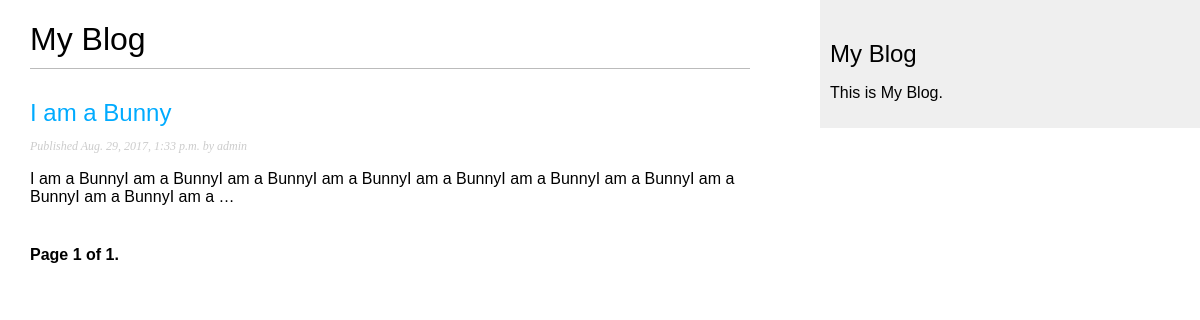
Screenshot of /blog/ with the database file from the repository.
### blog/models.py (models this page shows, shortened)
class Post(models.Model):
    STATUS_CHOICES = (
        ('draft', 'Draft'),
        ('published', 'Published'),
    )
    title = models.CharField(max_length=250)
    slug = models.SlugField(max_length=250,
                            unique_for_date='publish')
    author = models.ForeignKey(User,
                               related_name='blog_posts')
    body = models.TextField()
    publish = models.DateTimeField(default=timezone.now)
    created = models.DateTimeField(auto_now_add=True)
    updated = models.DateTimeField(auto_now=True)
    status = models.CharField(max_length=10,
                              choices=STATUS_CHOICES,
                              default='draft')
    objects = models.Manager()
    published = PublishedManager()
    class Meta:
        ordering = ('-publish',)
    def get_absolute_url(self):
        return reverse('blog:post_detail',
                       args=[self.publish.year,
                             self.publish.strftime('%m'),
                             self.publish.strftime('%d'),
                             self.slug])

### blog/views.py (the view)
def post_list(request):
    object_list = Post.published.all()
    paginator = Paginator(object_list, 3)
    page = request.GET.get('page')
    try:
        posts = paginator.page(page)
    except PageNotAnInteger:
        posts = paginator.page(1)
    except:
        posts = paginator.page(paginator.num_pages)
    return render(request,
                  'blog/post/list.html',
                  {'page': page,
                  'posts': posts})

### blog/models.py (called while the page is built)
    def get_queryset(self):
        return super(PublishedManager,
                     self).get_queryset()\
                     .filter(status='published')

### blog/templates/blog/post/list.html (shortened to what this page needs)
{% extends "blog/base.html" %}
{% block content %}
<h1>My Blog</h1>
 {% for post in posts %}
   <h2>
     <a href="{{ post.get_absolute_url }}">
       {{ post.title }}
     </a>
   </h2>
   <p class="date">
     Published {{ post.publish }} by {{ post.author }}
   </p>
     {{ post.body|truncatewords:30 |linebreaks }}
  {% endfor %}
  {% include "pagination.html" with page=posts %}
{% endblock %}

### blog/templates/blog/base.html (shortened to what this page needs)
{% load staticfiles %}
<!DOCTYPE html>
<html>
  <head>
    <link rel="stylesheet" href="{% static "css/blog.css" %}">
  </head>
  <body>
    <div class="" id="content">
      {% block content %}
      {% endblock %}
    </div>
    <div class="" id="sidebar">
      <h2>My Blog</h2>
        <p>This is My Blog.</p>
    </div>
  </body>
</html>

### blog/templates/pagination.html (shortened to what this page needs)
<div class="pagination">
  <span class="step-links">
    <span class="current">
      Page {{ page.number }} of {{ page.paginator.num_pages }}.
    </span>
  </span>
</div>

### blog/static/css/blog.css (style rules this page uses)
body { margin:0; padding:0; font-family:helvetica, sans-serif; }
a { color:#00abff; text-decoration:none; }
h1 { font-weight:normal; border-bottom:1px solid #bbb; padding:0 0 10px 0; }
h2 { font-weight:normal; margin:30px 0 0; }
#content { float:left; width:60%; padding:0 0 0 30px; }
#sidebar { float:right; width:30%; padding:10px; background:#efefef; height:100%; }
p.date { color:#ccc; font-family: georgia, serif; font-size: 12px; font-style: italic; }
.pagination { margin:40px 0; font-weight:bold; }

### rows the page displays
Post: title "I am a Bunny", publish "Aug. 29, 2017, 1:33 p.m.", author "admin", body "I am a BunnyI am a BunnyI am a BunnyI am a BunnyI am a BunnyI am a BunnyI am a BunnyI am a BunnyI am a BunnyI am a …"

### other values shown
{{ page.number }} "1"
{{ page.paginator.num_pages }} "1"
